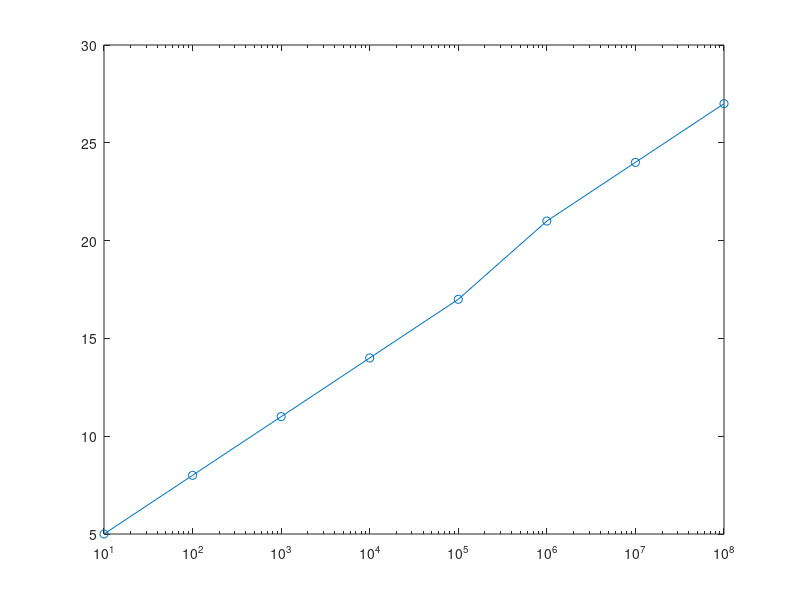

Recreate this plot in MATLAB.
function test
clear;

for i = 1:8
    x(i) = 10^i;
    d(i) = randNumber(x(i),50);
end

semilogx(x,d,'o-');axis on;
guoyu = 1;


function deep = randNumber(N_global, seedStart)


L_global = 0;
R_global = 1;

a_global = 0.4;
b_global = 0.9;

% N_global = 200000000;
% N_global = 100;
% 
% seedStart = 100;

randNumber_global_N1 = [];

% tic
% Generate1(L_global,R_global,N_global);
% disp(['generating date time is ' num2str(toc)]);

% tic
% Generate2(L_global,R_global,N_global,100);
% disp(['generating date time is ' num2str(toc)]);
% 
% % randNumber_global_N1 = sort(randNumber_global_N1)
% % hist(randNumber_global_N1, 10)
% 
% numberOfRandNumber = 0;
% tic 
% Query1(a_global,b_global,randNumber_global_N1)
% disp(['Query time is ' num2str(toc)]);
% numberOfRandNumber
% whos randNumber_global_N1;

numberOfRandNumber = 0;
tic
deep = Query2(a_global,b_global,L_global,R_global,N_global,seedStart);
toc
numberOfRandNumber



function Generate1(L,R,N)
    
    rng(1);
    randNumber_global_N1 = L + (R-L)*rand(N,1);
    
end

function Generate2(L,R,N,nodeID)

    if N==1
        rng(mod(nodeID,2^32)+1);
        randNumber_global_N1 = [randNumber_global_N1; L+(R-L)*rand];
    else
        rng(mod(nodeID,2^32)+1);
        N0 = binornd(N, 0.5);
        if N0 == 0
            N0 = 1;
        end
        if N0 == N
            N0 = N -1;
        end
        P = (L+R)/2;
        Generate2(L,P,N0,2*nodeID);
        Generate2(P,R,N-N0,2*nodeID+1);
    end
    return;

end


function Query1(a,b,randNumber_N1)
    
    N = length(randNumber_N1);
    for i = 1:N
        thisNumber = randNumber_N1(i);
        if thisNumber>a && thisNumber<b
            numberOfRandNumber = numberOfRandNumber + 1;
        end        
    end
end

function depth = Query2(a,b,L,R,N,nodeID)
    
    if R<a || L>b
        depth = 1;
    elseif L>a && R<b
        numberOfRandNumber = numberOfRandNumber + N;
        depth = 1;
    else
        if N==1
            rng(mod(nodeID,2^32)+1);
            thisNumber = L+(R-L)*rand;
            if thisNumber>a && thisNumber<b
                numberOfRandNumber = numberOfRandNumber + 1;
            end
            depth = 1;            
        else
            rng(mod(nodeID,2^32)+1);
            N0 = binornd(N, 0.5);
            if N0 == 0
                N0 = 1;
            end
            if N0 == N
                N0 = N -1;
            end
            P = (L+R)/2;
            depth_L = Query2(a,b,L,P,N0,2*nodeID);
            depth_R = Query2(a,b,P,R,N-N0,2*nodeID+1);
            depth = max(depth_L,depth_R)+1;
        end
    end
end


end



end